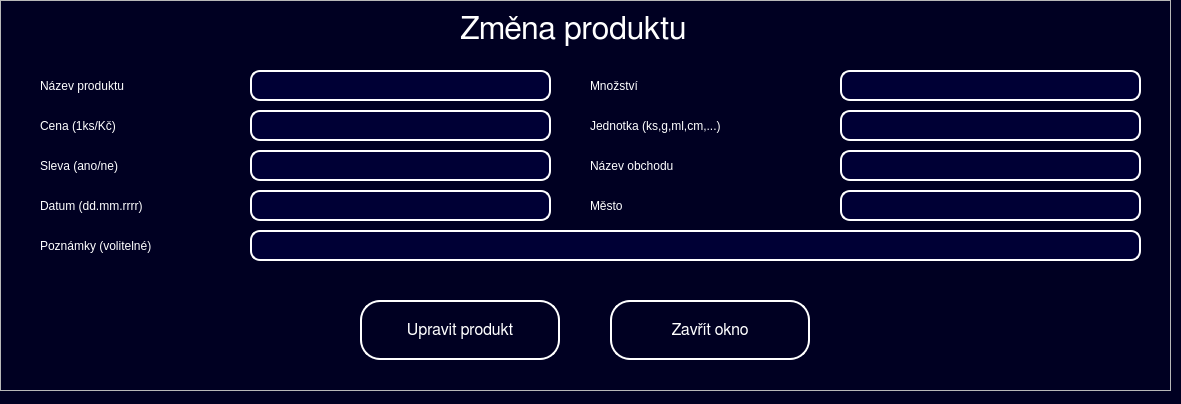
<?xml version="1.0" encoding="UTF-8"?>
<ui version="4.0">
 <class>Change_product</class>
 <widget class="QWidget" name="Change_product">
  <property name="geometry">
   <rect>
    <x>0</x>
    <y>0</y>
    <width>1181</width>
    <height>404</height>
   </rect>
  </property>
  <property name="windowTitle">
   <string>Nákupní Lístek JV</string>
  </property>
  <property name="styleSheet">
   <string notr="true">QWidget#Change_product {
background-color: rgb(0, 0, 34);
}

QLabel#Instructions {
color: rgb(255, 255, 255);
font: 24pt &quot;FreeSans&quot;;
}

QPushButton#Button_Back{
color: rgb(255, 255, 255);
border-color: rgb(255, 255, 255);
border: 2px solid rgb(255, 255, 255);
border-radius: 20px;
font: 12pt &quot;FreeSans&quot;;
}

QPushButton#Button_Save_Change{
color: rgb(255, 255, 255);
border-color: rgb(255, 255, 255);
border: 2px solid rgb(255, 255, 255);
border-radius: 20px;
font: 12pt &quot;FreeSans&quot;;
}

QPushButton:hover#Button_Back{
border: 3px solid rgb(255, 255, 255);
background-color: rgb(0, 0, 53);
}

QPushButton:hover#Button_Save_Change{
border: 3px solid rgb(255, 255, 255);
background-color: rgb(0, 0, 53);
}

QLabel#Text_name {
color: rgb(255, 255, 255);
font: 16pt &quot;FreeSans&quot;;
}

QLabel#Text_price {
color: rgb(255, 255, 255);
font: 16pt &quot;FreeSans&quot;;
}

QLabel#Text_date {
color: rgb(255, 255, 255);
font: 16pt &quot;FreeSans&quot;;
}

QLabel#Text_amount {
color: rgb(255, 255, 255);
font: 16pt &quot;FreeSans&quot;;
}

QLabel#Text_discount {
color: rgb(255, 255, 255);
font: 16pt &quot;FreeSans&quot;;
}

QLabel#Text_unit {
color: rgb(255, 255, 255);
font: 16pt &quot;FreeSans&quot;;
}

QLabel#Text_shop {
color: rgb(255, 255, 255);
font: 16pt &quot;FreeSans&quot;;
}

QLabel#Text_city {
color: rgb(255, 255, 255);
font: 16pt &quot;FreeSans&quot;;
}

QLabel#Text_comments {
color: rgb(255, 255, 255);
font: 16pt &quot;FreeSans&quot;;
}

QLineEdit#Product_amount, 
QLineEdit#Product_city,
QLineEdit#Product_comments,
QLineEdit#Product_date,
QLineEdit#Product_discount,
QLineEdit#Product_name,
QLineEdit#Product_price,
QLineEdit#Product_shop,
QLineEdit#Product_unit{
color: rgb(255, 255, 255);
font: 14pt &quot;FreeSans&quot;;
border: 2px solid rgb(255, 255, 255);
background-color: rgb(0, 0, 53);
border-radius: 10px;
padding-left: 20px;
padding-right: 20px;
}

QLineEdit:hover#Product_amount, 
QLineEdit:hover#Product_city,
QLineEdit:hover#Product_comments,
QLineEdit:hover#Product_date,
QLineEdit:hover#Product_discount,
QLineEdit:hover#Product_name,
QLineEdit:hover#Product_price,
QLineEdit:hover#Product_shop,
QLineEdit:hover#Product_unit{
border: 3px solid rgb(255, 255, 255);
}

QLabel#Message{
color: rgb(255, 0, 0);
font: 16pt &quot;FreeSans&quot;;
}</string>
  </property>
  <widget class="QFrame" name="frame">
   <property name="geometry">
    <rect>
     <x>0</x>
     <y>0</y>
     <width>1171</width>
     <height>391</height>
    </rect>
   </property>
   <property name="styleSheet">
    <string notr="true"/>
   </property>
   <property name="frameShape">
    <enum>QFrame::StyledPanel</enum>
   </property>
   <property name="frameShadow">
    <enum>QFrame::Raised</enum>
   </property>
   <widget class="QLabel" name="Instructions">
    <property name="geometry">
     <rect>
      <x>460</x>
      <y>10</y>
      <width>241</width>
      <height>39</height>
     </rect>
    </property>
    <property name="font">
     <font>
      <family>FreeSans</family>
      <pointsize>24</pointsize>
      <weight>50</weight>
      <italic>false</italic>
      <bold>false</bold>
     </font>
    </property>
    <property name="styleSheet">
     <string notr="true"/>
    </property>
    <property name="text">
     <string>Změna produktu</string>
    </property>
   </widget>
   <widget class="QLineEdit" name="Product_name">
    <property name="geometry">
     <rect>
      <x>250</x>
      <y>70</y>
      <width>301</width>
      <height>31</height>
     </rect>
    </property>
   </widget>
   <widget class="QLabel" name="Text_name">
    <property name="geometry">
     <rect>
      <x>40</x>
      <y>70</y>
      <width>161</width>
      <height>31</height>
     </rect>
    </property>
    <property name="text">
     <string>Název produktu</string>
    </property>
   </widget>
   <widget class="QLabel" name="Message">
    <property name="geometry">
     <rect>
      <x>40</x>
      <y>270</y>
      <width>1091</width>
      <height>31</height>
     </rect>
    </property>
    <property name="text">
     <string/>
    </property>
   </widget>
   <widget class="QPushButton" name="Button_Save_Change">
    <property name="enabled">
     <bool>true</bool>
    </property>
    <property name="geometry">
     <rect>
      <x>360</x>
      <y>300</y>
      <width>200</width>
      <height>60</height>
     </rect>
    </property>
    <property name="font">
     <font>
      <family>FreeSans</family>
      <pointsize>12</pointsize>
      <weight>50</weight>
      <italic>false</italic>
      <bold>false</bold>
     </font>
    </property>
    <property name="cursor">
     <cursorShape>PointingHandCursor</cursorShape>
    </property>
    <property name="styleSheet">
     <string notr="true"/>
    </property>
    <property name="text">
     <string>Upravit produkt</string>
    </property>
   </widget>
   <widget class="QPushButton" name="Button_Back">
    <property name="enabled">
     <bool>true</bool>
    </property>
    <property name="geometry">
     <rect>
      <x>610</x>
      <y>300</y>
      <width>200</width>
      <height>60</height>
     </rect>
    </property>
    <property name="font">
     <font>
      <family>FreeSans</family>
      <pointsize>12</pointsize>
      <weight>50</weight>
      <italic>false</italic>
      <bold>false</bold>
     </font>
    </property>
    <property name="cursor">
     <cursorShape>PointingHandCursor</cursorShape>
    </property>
    <property name="styleSheet">
     <string notr="true"/>
    </property>
    <property name="text">
     <string>Zavřít okno</string>
    </property>
   </widget>
   <widget class="QLabel" name="Text_price">
    <property name="geometry">
     <rect>
      <x>40</x>
      <y>110</y>
      <width>161</width>
      <height>31</height>
     </rect>
    </property>
    <property name="text">
     <string>Cena (1ks/Kč)</string>
    </property>
   </widget>
   <widget class="QLabel" name="Text_date">
    <property name="geometry">
     <rect>
      <x>40</x>
      <y>190</y>
      <width>191</width>
      <height>31</height>
     </rect>
    </property>
    <property name="text">
     <string>Datum (dd.mm.rrrr)</string>
    </property>
   </widget>
   <widget class="QLabel" name="Text_amount">
    <property name="geometry">
     <rect>
      <x>590</x>
      <y>70</y>
      <width>161</width>
      <height>31</height>
     </rect>
    </property>
    <property name="text">
     <string>Množství</string>
    </property>
   </widget>
   <widget class="QLabel" name="Text_unit">
    <property name="geometry">
     <rect>
      <x>590</x>
      <y>110</y>
      <width>231</width>
      <height>31</height>
     </rect>
    </property>
    <property name="text">
     <string>Jednotka (ks,g,ml,cm,...)</string>
    </property>
   </widget>
   <widget class="QLabel" name="Text_discount">
    <property name="geometry">
     <rect>
      <x>40</x>
      <y>150</y>
      <width>161</width>
      <height>31</height>
     </rect>
    </property>
    <property name="text">
     <string>Sleva (ano/ne)</string>
    </property>
   </widget>
   <widget class="QLabel" name="Text_comments">
    <property name="geometry">
     <rect>
      <x>40</x>
      <y>230</y>
      <width>201</width>
      <height>31</height>
     </rect>
    </property>
    <property name="text">
     <string>Poznámky (volitelné)</string>
    </property>
   </widget>
   <widget class="QLineEdit" name="Product_price">
    <property name="geometry">
     <rect>
      <x>250</x>
      <y>110</y>
      <width>301</width>
      <height>31</height>
     </rect>
    </property>
   </widget>
   <widget class="QLineEdit" name="Product_discount">
    <property name="geometry">
     <rect>
      <x>250</x>
      <y>150</y>
      <width>301</width>
      <height>31</height>
     </rect>
    </property>
   </widget>
   <widget class="QLineEdit" name="Product_amount">
    <property name="geometry">
     <rect>
      <x>840</x>
      <y>70</y>
      <width>301</width>
      <height>31</height>
     </rect>
    </property>
   </widget>
   <widget class="QLineEdit" name="Product_unit">
    <property name="geometry">
     <rect>
      <x>840</x>
      <y>110</y>
      <width>301</width>
      <height>31</height>
     </rect>
    </property>
   </widget>
   <widget class="QLineEdit" name="Product_shop">
    <property name="geometry">
     <rect>
      <x>840</x>
      <y>150</y>
      <width>301</width>
      <height>31</height>
     </rect>
    </property>
   </widget>
   <widget class="QLineEdit" name="Product_comments">
    <property name="geometry">
     <rect>
      <x>250</x>
      <y>230</y>
      <width>891</width>
      <height>31</height>
     </rect>
    </property>
   </widget>
   <widget class="QLabel" name="Text_city">
    <property name="geometry">
     <rect>
      <x>590</x>
      <y>190</y>
      <width>161</width>
      <height>31</height>
     </rect>
    </property>
    <property name="text">
     <string>Město</string>
    </property>
   </widget>
   <widget class="QLabel" name="Text_shop">
    <property name="geometry">
     <rect>
      <x>590</x>
      <y>150</y>
      <width>161</width>
      <height>31</height>
     </rect>
    </property>
    <property name="text">
     <string>Název obchodu</string>
    </property>
   </widget>
   <widget class="QLineEdit" name="Product_date">
    <property name="geometry">
     <rect>
      <x>250</x>
      <y>190</y>
      <width>301</width>
      <height>31</height>
     </rect>
    </property>
   </widget>
   <widget class="QLineEdit" name="Product_city">
    <property name="geometry">
     <rect>
      <x>840</x>
      <y>190</y>
      <width>301</width>
      <height>31</height>
     </rect>
    </property>
   </widget>
  </widget>
 </widget>
 <resources/>
 <connections/>
</ui>
